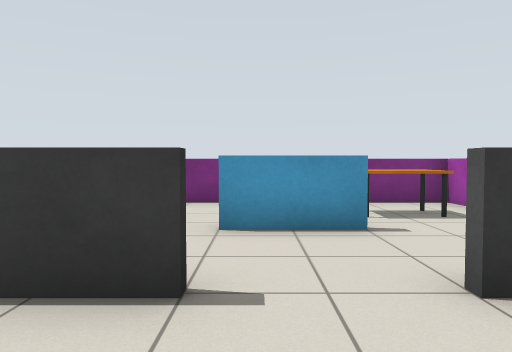
View 1 (above)

22 first-person views from a walk through a Gazebo world. The camera is 0.9 m above the floor, tilts 2° down and sees 70° across. The floor is counted in squares, 1 m on a side. Each view is taken from the middle of a square. On the plan, view 1 faces up. The plan holds only what a view shows up to about 12 squares ahead; the rest is blank.

View 2
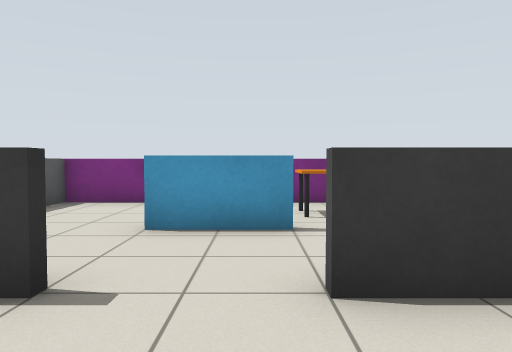

View 3
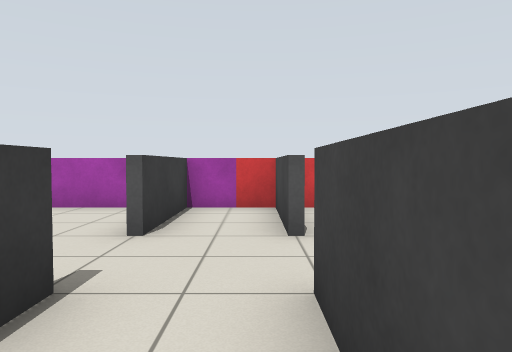

View 4
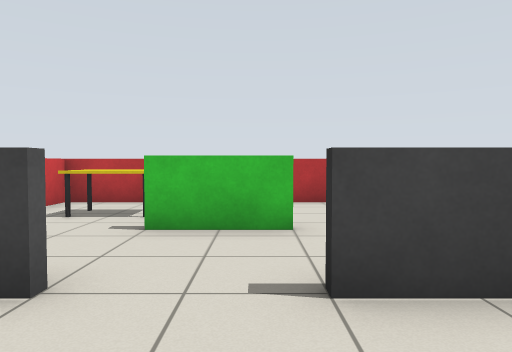

View 5
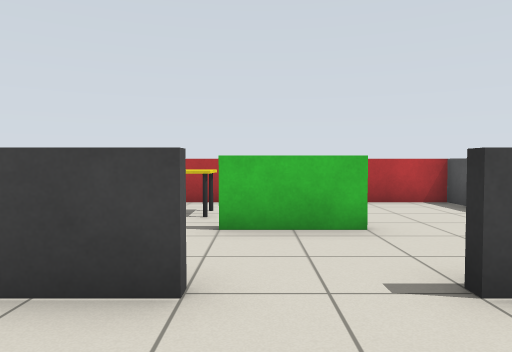

View 6
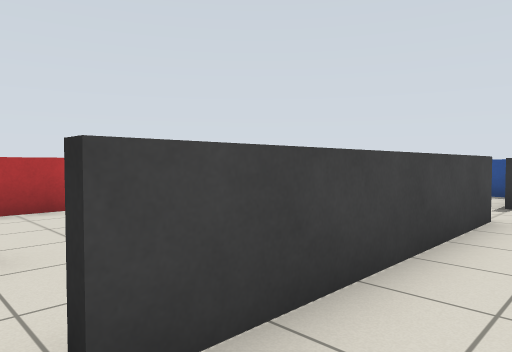

View 7
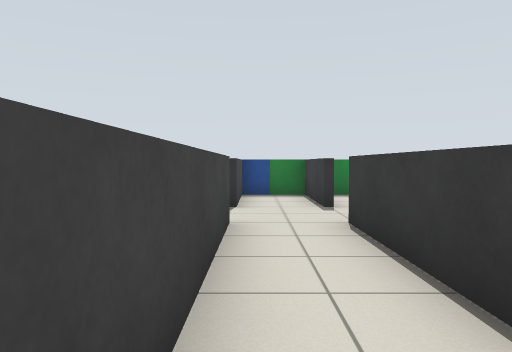

View 8
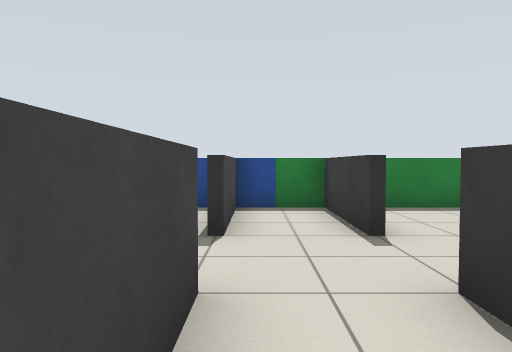

View 9
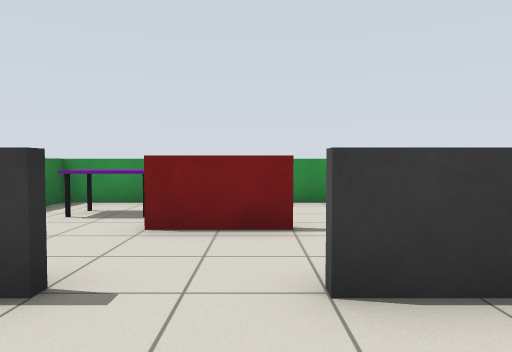

View 10
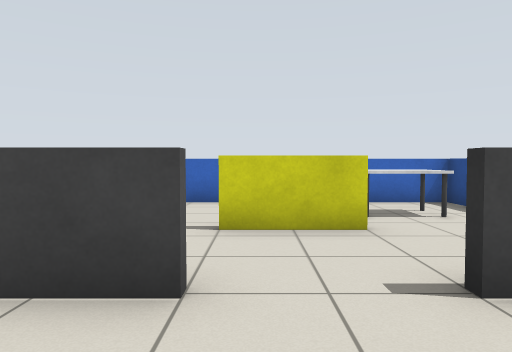

View 11
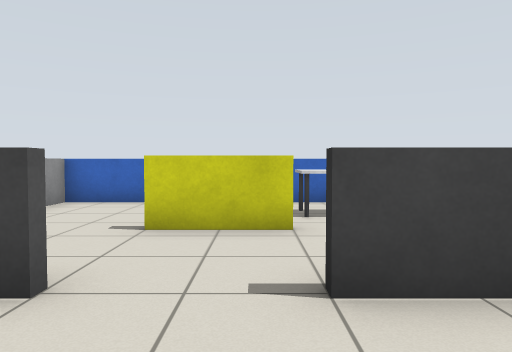

View 12
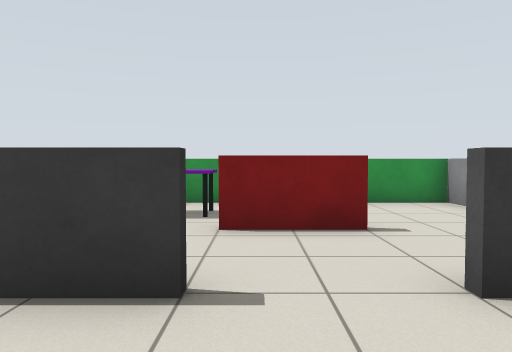

View 13
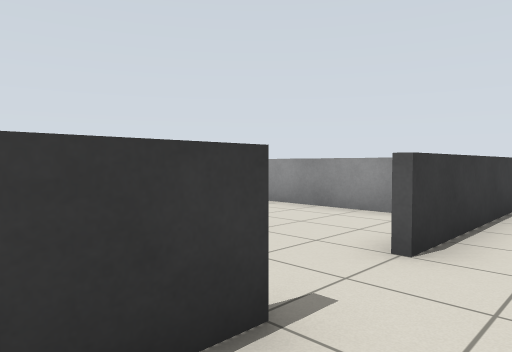

View 14
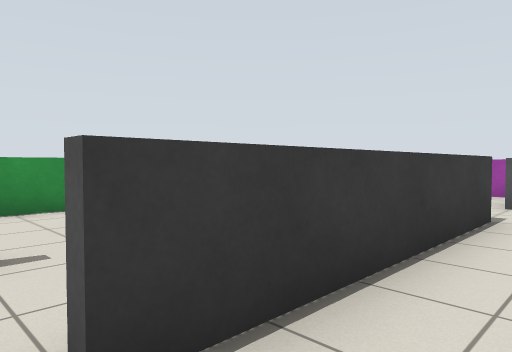

View 15
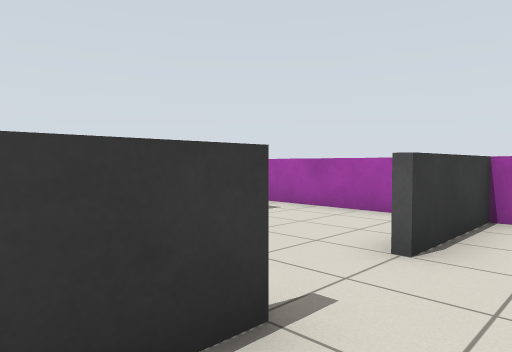

View 16
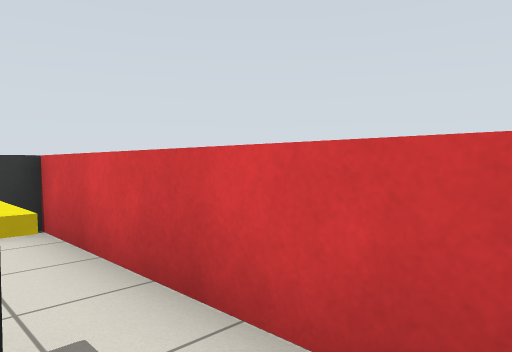

View 17
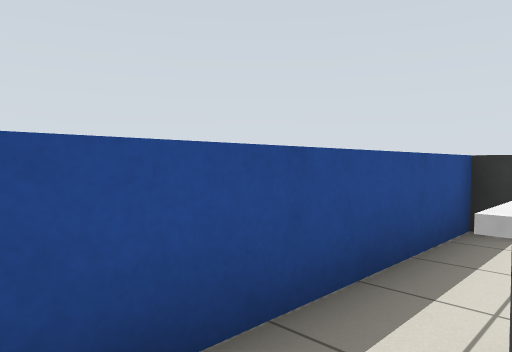

View 18
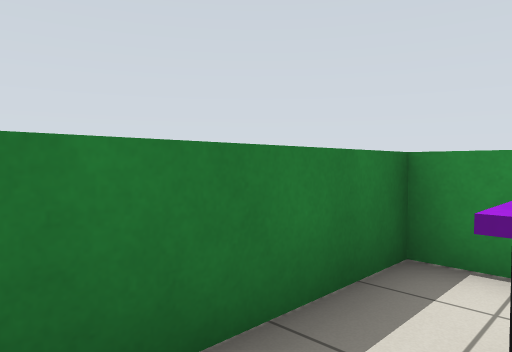

View 19
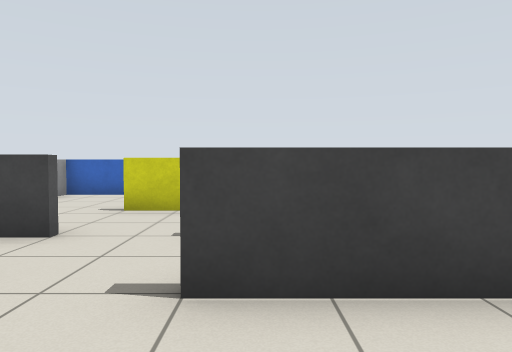

View 20
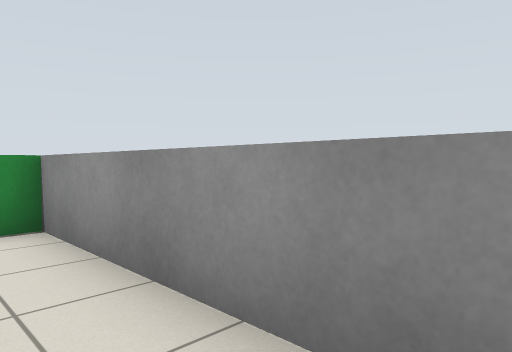

View 21
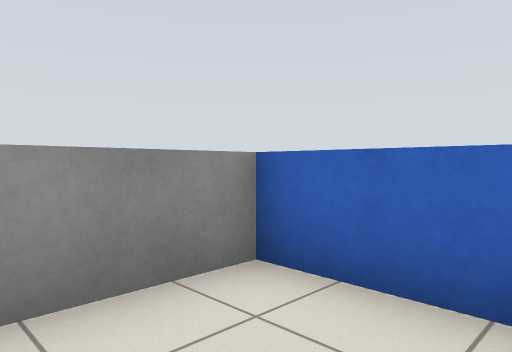

View 22
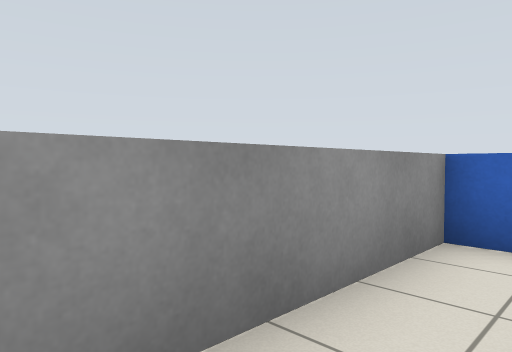

### Floor plan
Points are (right, up) in squares from view 1. A wall is a line through its corners. A room is listed if a view was taken in it or the views show most of it. See-through windows are left out.
Room 1 (views 1, 2, 16)
walls: (4.4, -5.4) (4.4, 0); (-3.4, -4.6) (-3.4, -5.5); (-3.1, -5.4) (-0.9, -5.4); (4.5, 0.4) (3.9, 0.4)
low walls: (-0.6, -1.9) (1.5, -1.9); (1.8, -5.4) (4.4, -5.4)
ways out: opening at (0.5, 0) to room 2
objects: table (2, -4) to (3, -3)
Room 2 (views 3, 6, 7, 8, 13, 14, 15)
walls: (-6.6, 0.6) (-0.5, 0.6); (-0.4, 2.4) (-6.5, 2.4); (-8.4, 2.4) (-11.4, 2.4) (-11.4, 0); (1.4, 0.6) (4.4, 0.6); (-11.5, 0.6) (-8.5, 0.6); (4.4, 0) (4.4, 2.4) (1.5, 2.4)
ways out: opening at (0.5, 0) to room 1; opening at (0.5, 2) to room 3; opening at (-7.5, 0) to room 4; opening at (-7.5, 2) to room 5
Room 3 (views 4, 5)
walls: (-0.8, 8.4) (-3, 8.4); (4.4, 3.1) (4.4, 8.4); (-3.4, 8.5) (-3.4, 7.6)
low walls: (1.6, 4.9) (-0.5, 4.9); (4.4, 8.4) (1.9, 8.4)
ways out: opening at (0.5, 2) to room 2
objects: table (2, 6) to (3, 7)
Room 4 (views 9, 12, 17, 21, 22)
walls: (-6.2, -5.4) (-3.1, -5.4); (-10.9, 0.4) (-11.5, 0.4); (-11.4, 0) (-11.4, -5.4); (-3.6, -5.5) (-3.6, -1.1)
low walls: (-8.6, -1.9) (-6.5, -1.9); (-11.4, -5.4) (-8.9, -5.4)
ways out: opening at (-7.5, 0) to room 2
objects: table (-10, -4) to (-9, -3)
Room 5 (views 10, 11, 18, 19, 20)
walls: (-8.8, 8.4) (-11.4, 8.4) (-11.4, 3.1); (-3.6, 3.1) (-3.6, 8.5); (-3, 8.4) (-6.1, 8.4)
low walls: (-6.4, 4.9) (-8.5, 4.9); (-10.8, 2.6) (-8.5, 2.6)
ways out: opening at (-7.5, 2) to room 2
objects: table (-10, 6) to (-9, 7)

Where each view was taken, in squares from view 1:
view 1: 0 up, 0 right, facing up
view 2: 0 up, 1 right, facing up
view 3: 1 up, 3 left, facing right
view 4: 3 up, 0 right, facing down
view 5: 3 up, 1 right, facing down
view 6: 2 up, 0 right, facing down-left
view 7: 1 up, 1 left, facing left
view 8: 1 up, 4 left, facing left
view 9: 0 up, 7 left, facing up
view 10: 3 up, 7 left, facing down
view 11: 3 up, 8 left, facing down
view 12: 0 up, 8 left, facing up
view 13: 1 up, 10 left, facing up-right
view 14: 1 up, 7 left, facing up-right
view 15: 1 up, 2 left, facing up-right
view 16: 5 down, 3 right, facing up-right
view 17: 5 down, 10 left, facing up-left
view 18: 5 up, 10 left, facing up-left
view 19: 5 up, 9 left, facing down
view 20: 3 up, 5 left, facing up-right
view 21: 3 down, 6 left, facing down-right
view 22: 1 down, 5 left, facing down-right
